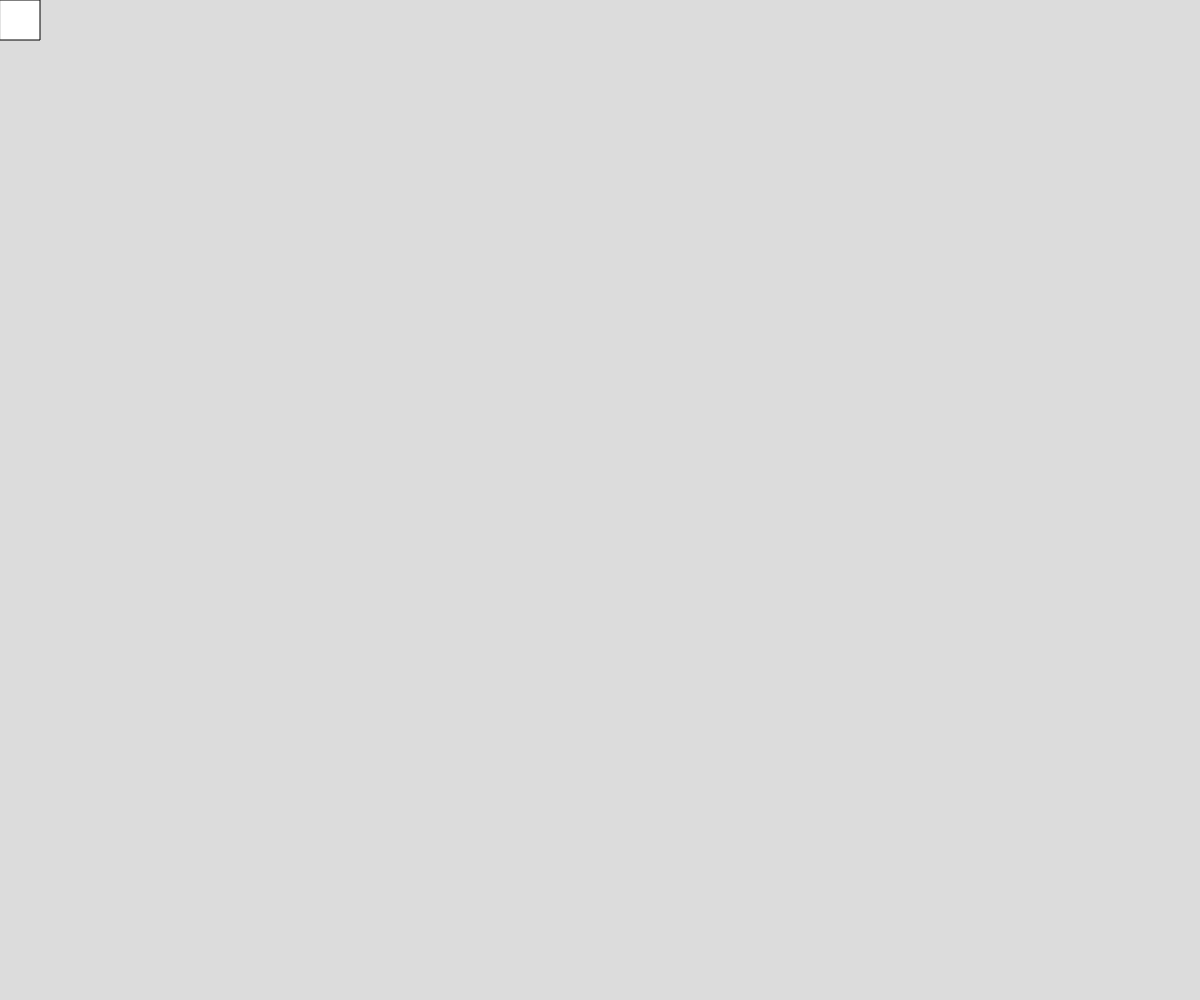
Frame 1 (no input)
Frame 60 (no input): identical to frame 1, image omitted
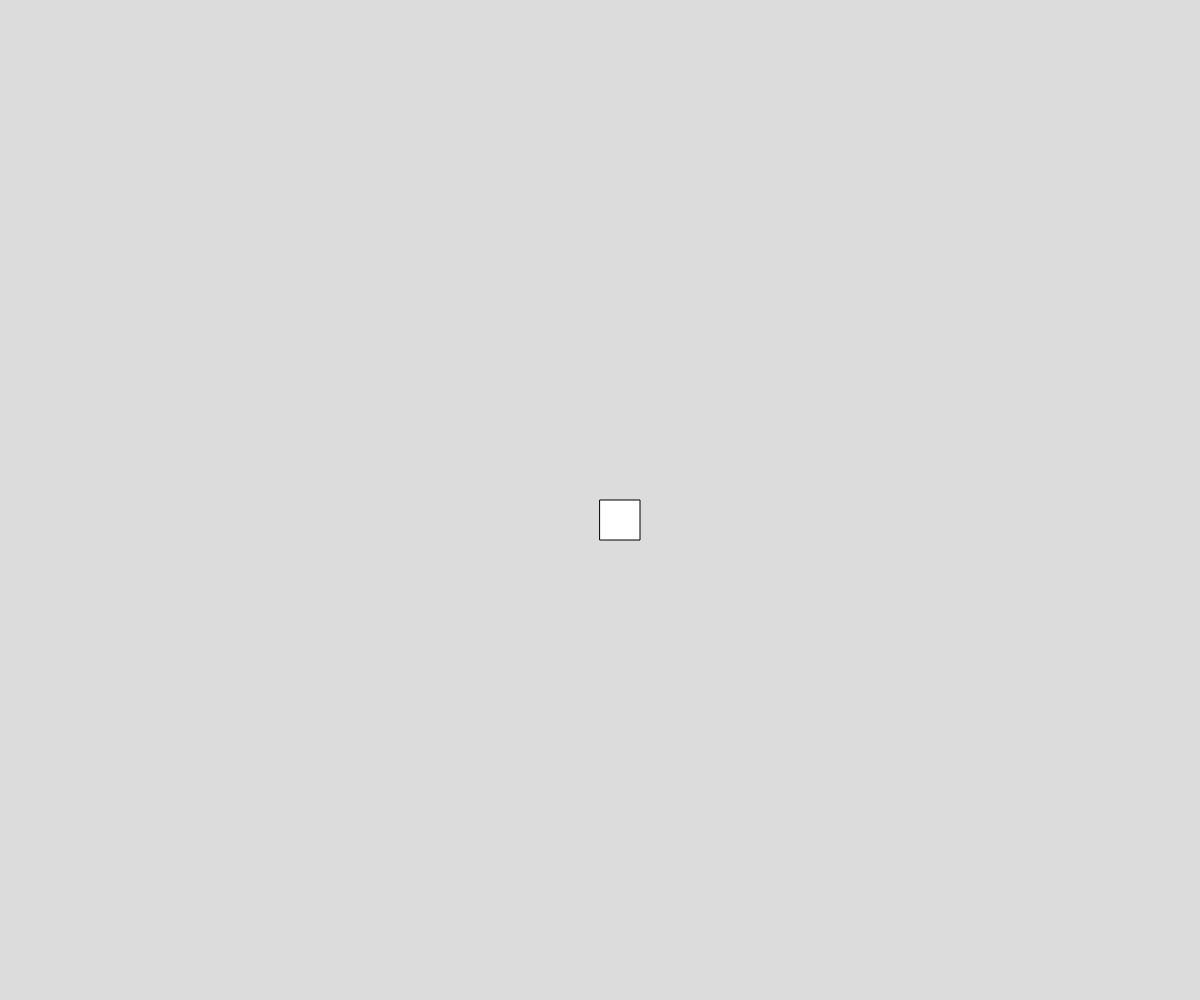
Frame 120 (the mouse pressed at the canvas centre since frame 60)

The p5.js sketch that drew these frames (run headless with seeded random() and noise() and a simulated clock; from frame 60 on, the mouse is pressed at the canvas centre):

// p5.js sketch
// ── sketch.js
// Project Title
// Your Name
// Date
//
// Extra for Experts:
// - describe what you did to take this project "above and beyond"


function setup() {
  createCanvas(windowWidth, windowHeight);
}

function draw() {
  background(220);

  rect(mouseX,mouseY,40);
}
